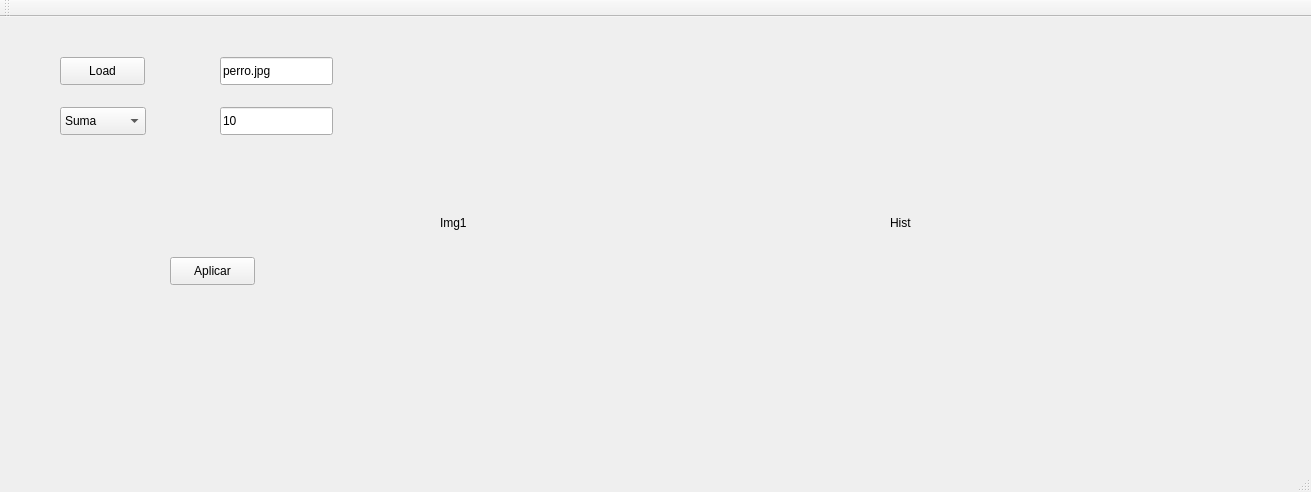
<?xml version="1.0" encoding="UTF-8"?>
<ui version="4.0">
 <class>MainWindow</class>
 <widget class="QMainWindow" name="MainWindow">
  <property name="geometry">
   <rect>
    <x>0</x>
    <y>0</y>
    <width>1311</width>
    <height>492</height>
   </rect>
  </property>
  <property name="windowTitle">
   <string>MainWindow</string>
  </property>
  <widget class="QWidget" name="centralWidget">
   <widget class="QLabel" name="imagen">
    <property name="geometry">
     <rect>
      <x>440</x>
      <y>30</y>
      <width>391</width>
      <height>351</height>
     </rect>
    </property>
    <property name="text">
     <string>Img1</string>
    </property>
   </widget>
   <widget class="QLineEdit" name="nombre_img">
    <property name="geometry">
     <rect>
      <x>220</x>
      <y>40</y>
      <width>113</width>
      <height>28</height>
     </rect>
    </property>
    <property name="text">
     <string>perro.jpg</string>
    </property>
   </widget>
   <widget class="QPushButton" name="load">
    <property name="geometry">
     <rect>
      <x>60</x>
      <y>40</y>
      <width>85</width>
      <height>28</height>
     </rect>
    </property>
    <property name="text">
     <string>Load</string>
    </property>
   </widget>
   <widget class="QComboBox" name="operacion">
    <property name="geometry">
     <rect>
      <x>60</x>
      <y>90</y>
      <width>86</width>
      <height>28</height>
     </rect>
    </property>
    <item>
     <property name="text">
      <string>Suma</string>
     </property>
    </item>
    <item>
     <property name="text">
      <string>Resta</string>
     </property>
    </item>
    <item>
     <property name="text">
      <string>Multiplicacion</string>
     </property>
    </item>
    <item>
     <property name="text">
      <string>Division</string>
     </property>
    </item>
   </widget>
   <widget class="QLineEdit" name="valor_op">
    <property name="geometry">
     <rect>
      <x>220</x>
      <y>90</y>
      <width>113</width>
      <height>28</height>
     </rect>
    </property>
    <property name="text">
     <string>10</string>
    </property>
   </widget>
   <widget class="QPushButton" name="aplicar">
    <property name="geometry">
     <rect>
      <x>170</x>
      <y>240</y>
      <width>85</width>
      <height>28</height>
     </rect>
    </property>
    <property name="text">
     <string>Aplicar</string>
    </property>
   </widget>
   <widget class="QLabel" name="histograma">
    <property name="geometry">
     <rect>
      <x>890</x>
      <y>30</y>
      <width>361</width>
      <height>351</height>
     </rect>
    </property>
    <property name="text">
     <string>Hist</string>
    </property>
   </widget>
  </widget>
  <widget class="QMenuBar" name="menuBar">
   <property name="geometry">
    <rect>
     <x>0</x>
     <y>0</y>
     <width>1311</width>
     <height>25</height>
    </rect>
   </property>
  </widget>
  <widget class="QToolBar" name="mainToolBar">
   <attribute name="toolBarArea">
    <enum>TopToolBarArea</enum>
   </attribute>
   <attribute name="toolBarBreak">
    <bool>false</bool>
   </attribute>
  </widget>
  <widget class="QStatusBar" name="statusBar"/>
 </widget>
 <layoutdefault spacing="6" margin="11"/>
 <resources/>
 <connections/>
</ui>
